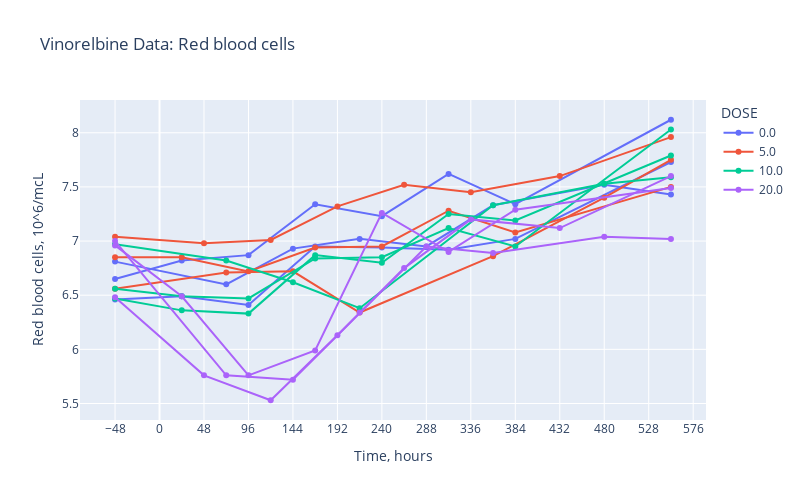
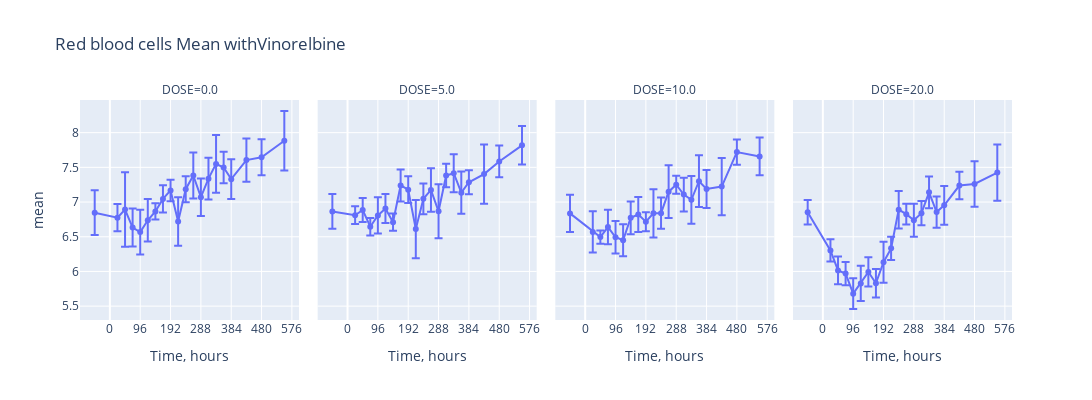

The notebook cell these images were saved under, in order:
### Code cell
# df_sample = df.loc[(df['ID'].isin(samples))]
for drug in drug_names:
    df_drug = df.loc[((df['DRUG'] == drug) | (df['DRUG'] == 'Controls'))&(df['YNAME'] == observation_name)]
    df_drug = df_drug.drop(df_drug[df_drug['OBS'] == '.'].index)
    df_drug['OBS'] = df_drug['OBS'].astype(float)
    df_sample = df_drug.loc[(df['ID'].isin(samples))]

    dose_unit = df_drug['UNIT'].values[0]
    
    x_label = "Time, hours"
    y_label = observation_name + ", " + dose_unit
    tick_distance = 48
    dose_categories = df_sample.DOSE.unique()
    
    fig = px.line(
        df_sample,
        title=drug + " Data: " + observation_name,
        x="TIME",
        y="OBS",
        line_group="ID",
        color="DOSE",
        width=800, 
        height=500,
        # category_orders = {"Dose":["0", "5", "10", "15"]},
        hover_data=list(df.columns))

    fig.update_xaxes(title_text=x_label, tick0=0, dtick=tick_distance)
    fig.update_yaxes(title_text=y_label)
    fig.update_traces(mode='markers+lines')
    fig.show()
    
    df_stats = df_drug[['TIME', 'DOSE', 'OBS']]
    df_stats = df_stats.groupby(["TIME", "DOSE"], as_index=False).filter(lambda x: len(x) > 1).groupby(["TIME", "DOSE"], as_index=False).agg({'OBS':['mean','std']})
    # print(df_stats)
    df_stats.columns = ['TIME', "DOSE", 'mean', 'std']
    # df_view = df_drug.loc[((24 <= df_drug['TIME'])& (df_drug['TIME']<= 72))]
    # print(df_view)

    fig = px.scatter(
        df_stats,
        title=observation_name + " Mean with" + drug,
        x="TIME",
        y="mean",
        error_y = "std",
        #line_group="ID",
        facet_col="DOSE", 
        # color="DOSE",
        width=1200, 
        height=400,
        # category_orders = {"Dose":["0", "5", "10", "15"]},
        # hover_data=list(df_stats.columns)
    )

    fig.update_xaxes(title_text=x_label, tick0=0, dtick=2*tick_distance)
    # fig.update_yaxes(title_text=y_label)
    fig.update_traces(mode='markers+lines')
    fig.show()

### Figure 1 — Plotly figure (JSON) as saved in the notebook; plotly's stock layout.template omitted (floating-point values rounded to 4 significant figures)
{"data": [{"customdata": [["Controls", 0, 5063, "hours", 0, 0, ".", ".", 0.1965, "10^6/mcL", 2, "Red blood cells", 0, "0470-2008", "Rat", "Male"], ["Controls", 0, 5063, "hours", 0, 0, ".", ".", 0.1965, "10^6/mcL", 2, "Red blood cells", 0, "0470-2008", "Rat", "Male"], ["Controls", 0, 5063, "hours", 0, 0, ".", ".", 0.1965, "10^6/mcL", 2, "Red blood cells", 0, "0470-2008", "Rat", "Male"], ["Controls", 0, 5063, "hours", 0, 0, ".", ".", 0.1965, "10^6/mcL", 2, "Red blood cells", 0, "0470-2008", "Rat", "Male"], ["Controls", 0, 5063, "hours", 0, 0, ".", ".", 0.1965, "10^6/mcL", 2, "Red blood cells", 0, "0470-2008", "Rat", "Male"], ["Controls", 0, 5063, "hours", 0, 0, ".", ".", 0.1965, "10^6/mcL", 2, "Red blood cells", 0, "0470-2008", "Rat", "Male"], ["Controls", 0, 5063, "hours", 0, 0, ".", ".", 0.1965, "10^6/mcL", 2, "Red blood cells", 0, "0470-2008", "Rat", "Male"], ["Controls", 0, 5063, "hours", 0, 0, ".", ".", 0.1965, "10^6/mcL", 2, "Red blood cells", 0, "0470-2008", "Rat", "Male"]], "hovertemplate": "DOSE=%{customdata[1]}<br>ID=%{customdata[2]}<br>TIME=%{x}<br>OBS=%{y}<br>DRUG=%{customdata[0]}<br>TIME_UNIT=%{customdata[3]}<br>EVID=%{customdata[4]}<br>CENS=%{customdata[5]}<br>AMT=%{customdata[6]}<br>TINF=%{customdata[7]}<br>WT=%{customdata[8]}<br>UNIT=%{customdata[9]}<br>YTYPE=%{customdata[10]}<br>YNAME=%{customdata[11]}<br>MDV=%{customdata[12]}<br>STUDY=%{customdata[13]}<br>SPECIES=%{customdata[14]}<br>SEX=%{customdata[15]}<extra></extra>", "legendgroup": "0.0", "line": {"color": "#636efa", "dash": "solid"}, "mode": "markers+lines", "name": "0.0", "orientation": "v", "showlegend": true, "type": "scatter", "x": [-48, 24, 96, 168, 240, 312, 384, 552], "xaxis": "x", "y": [6.65, 6.82, 6.87, 7.34, 7.23, 7.62, 7.34, 8.12], "yaxis": "y"}, {"customdata": [["Controls", 0, 5064, "hours", 0, 0, ".", ".", 0.2028, "10^6/mcL", 2, "Red blood cells", 0, "0470-2008", "Rat", "Male"], ["Controls", 0, 5064, "hours", 0, 0, ".", ".", 0.2028, "10^6/mcL", 2, "Red blood cells", 0, "0470-2008", "Rat", "Male"], ["Controls", 0, 5064, "hours", 0, 0, ".", ".", 0.2028, "10^6/mcL", 2, "Red blood cells", 0, "0470-2008", "Rat", "Male"], ["Controls", 0, 5064, "hours", 0, 0, ".", ".", 0.2028, "10^6/mcL", 2, "Red blood cells", 0, "0470-2008", "Rat", "Male"], ["Controls", 0, 5064, "hours", 0, 0, ".", ".", 0.2028, "10^6/mcL", 2, "Red blood cells", 0, "0470-2008", "Rat", "Male"], ["Controls", 0, 5064, "hours", 0, 0, ".", ".", 0.2028, "10^6/mcL", 2, "Red blood cells", 0, "0470-2008", "Rat", "Male"], ["Controls", 0, 5064, "hours", 0, 0, ".", ".", 0.2028, "10^6/mcL", 2, "Red blood cells", 0, "0470-2008", "Rat", "Male"], ["Controls", 0, 5064, "hours", 0, 0, ".", ".", 0.2028, "10^6/mcL", 2, "Red blood cells", 0, "0470-2008", "Rat", "Male"]], "hovertemplate": "DOSE=%{customdata[1]}<br>ID=%{customdata[2]}<br>TIME=%{x}<br>OBS=%{y}<br>DRUG=%{customdata[0]}<br>TIME_UNIT=%{customdata[3]}<br>EVID=%{customdata[4]}<br>CENS=%{customdata[5]}<br>AMT=%{customdata[6]}<br>TINF=%{customdata[7]}<br>WT=%{customdata[8]}<br>UNIT=%{customdata[9]}<br>YTYPE=%{customdata[10]}<br>YNAME=%{customdata[11]}<br>MDV=%{customdata[12]}<br>STUDY=%{customdata[13]}<br>SPECIES=%{customdata[14]}<br>SEX=%{customdata[15]}<extra></extra>", "legendgroup": "0.0", "line": {"color": "#636efa", "dash": "solid"}, "mode": "markers+lines", "name": "0.0", "orientation": "v", "showlegend": false, "type": "scatter", "x": [-48, 24, 96, 168, 240, 312, 384, 552], "xaxis": "x", "y": [6.46, 6.49, 6.41, 6.95, 6.94, 6.92, 7.02, 7.73], "yaxis": "y"}, {"customdata": [["Controls", 0, 5072, "hours", 0, 0, ".", ".", 0.2062, "10^6/mcL", 2, "Red blood cells", 0, "0470-2008", "Rat", "Male"], ["Controls", 0, 5072, "hours", 0, 0, ".", ".", 0.2062, "10^6/mcL", 2, "Red blood cells", 0, "0470-2008", "Rat", "Male"], ["Controls", 0, 5072, "hours", 0, 0, ".", ".", 0.2062, "10^6/mcL", 2, "Red blood cells", 0, "0470-2008", "Rat", "Male"], ["Controls", 0, 5072, "hours", 0, 0, ".", ".", 0.2062, "10^6/mcL", 2, "Red blood cells", 0, "0470-2008", "Rat", "Male"], ["Controls", 0, 5072, "hours", 0, 0, ".", ".", 0.2062, "10^6/mcL", 2, "Red blood cells", 0, "0470-2008", "Rat", "Male"], ["Controls", 0, 5072, "hours", 0, 0, ".", ".", 0.2062, "10^6/mcL", 2, "Red blood cells", 0, "0470-2008", "Rat", "Male"], ["Controls", 0, 5072, "hours", 0, 0, ".", ".", 0.2062, "10^6/mcL", 2, "Red blood cells", 0, "0470-2008", "Rat", "Male"], ["Controls", 0, 5072, "hours", 0, 0, ".", ".", 0.2062, "10^6/mcL", 2, "Red blood cells", 0, "0470-2008", "Rat", "Male"]], "hovertemplate": "DOSE=%{customdata[1]}<br>ID=%{customdata[2]}<br>TIME=%{x}<br>OBS=%{y}<br>DRUG=%{customdata[0]}<br>TIME_UNIT=%{customdata[3]}<br>EVID=%{customdata[4]}<br>CENS=%{customdata[5]}<br>AMT=%{customdata[6]}<br>TINF=%{customdata[7]}<br>WT=%{customdata[8]}<br>UNIT=%{customdata[9]}<br>YTYPE=%{customdata[10]}<br>YNAME=%{customdata[11]}<br>MDV=%{customdata[12]}<br>STUDY=%{customdata[13]}<br>SPECIES=%{customdata[14]}<br>SEX=%{customdata[15]}<extra></extra>", "legendgroup": "0.0", "line": {"color": "#636efa", "dash": "solid"}, "mode": "markers+lines", "name": "0.0", "orientation": "v", "showlegend": false, "type": "scatter", "x": [-48, 72, 144, 216, 288, 360, 480, 552], "xaxis": "x", "y": [6.81, 6.6, 6.93, 7.02, 6.95, 7.33, 7.52, 7.43], "yaxis": "y"}, {"customdata": [["Vinorelbine", 5, 5074, "hours", 0, 0, ".", ".", 0.1805, "10^6/mcL", 2, "Red blood cells", 0, "0470-2008", "Rat", "Male"], ["Vinorelbine", 5, 5074, "hours", 0, 0, ".", ".", 0.1805, "10^6/mcL", 2, "Red blood cells", 0, "0470-2008", "Rat", "Male"], ["Vinorelbine", 5, 5074, "hours", 0, 0, ".", ".", 0.1805, "10^6/mcL", 2, "Red blood cells", 0, "0470-2008", "Rat", "Male"], ["Vinorelbine", 5, 5074, "hours", 0, 0, ".", ".", 0.1805, "10^6/mcL", 2, "Red blood cells", 0, "0470-2008", "Rat", "Male"], ["Vinorelbine", 5, 5074, "hours", 0, 0, ".", ".", 0.1805, "10^6/mcL", 2, "Red blood cells", 0, "0470-2008", "Rat", "Male"], ["Vinorelbine", 5, 5074, "hours", 0, 0, ".", ".", 0.1805, "10^6/mcL", 2, "Red blood cells", 0, "0470-2008", "Rat", "Male"], ["Vinorelbine", 5, 5074, "hours", 0, 0, ".", ".", 0.1805, "10^6/mcL", 2, "Red blood cells", 0, "0470-2008", "Rat", "Male"], ["Vinorelbine", 5, 5074, "hours", 0, 0, ".", ".", 0.1805, "10^6/mcL", 2, "Red blood cells", 0, "0470-2008", "Rat", "Male"]], "hovertemplate": "DOSE=%{customdata[1]}<br>ID=%{customdata[2]}<br>TIME=%{x}<br>OBS=%{y}<br>DRUG=%{customdata[0]}<br>TIME_UNIT=%{customdata[3]}<br>EVID=%{customdata[4]}<br>CENS=%{customdata[5]}<br>AMT=%{customdata[6]}<br>TINF=%{customdata[7]}<br>WT=%{customdata[8]}<br>UNIT=%{customdata[9]}<br>YTYPE=%{customdata[10]}<br>YNAME=%{customdata[11]}<br>MDV=%{customdata[12]}<br>STUDY=%{customdata[13]}<br>SPECIES=%{customdata[14]}<br>SEX=%{customdata[15]}<extra></extra>", "legendgroup": "5.0", "line": {"color": "#EF553B", "dash": "solid"}, "mode": "markers+lines", "name": "5.0", "orientation": "v", "showlegend": true, "type": "scatter", "x": [-48, 24, 96, 168, 240, 312, 384, 552], "xaxis": "x", "y": [6.85, 6.85, 6.72, 6.94, 6.95, 7.28, 7.08, 7.5], "yaxis": "y"}, {"customdata": [["Vinorelbine", 5, 5077, "hours", 0, 0, ".", ".", 0.189, "10^6/mcL", 2, "Red blood cells", 0, "0470-2008", "Rat", "Male"], ["Vinorelbine", 5, 5077, "hours", 0, 0, ".", ".", 0.189, "10^6/mcL", 2, "Red blood cells", 0, "0470-2008", "Rat", "Male"], ["Vinorelbine", 5, 5077, "hours", 0, 0, ".", ".", 0.189, "10^6/mcL", 2, "Red blood cells", 0, "0470-2008", "Rat", "Male"], ["Vinorelbine", 5, 5077, "hours", 0, 0, ".", ".", 0.189, "10^6/mcL", 2, "Red blood cells", 0, "0470-2008", "Rat", "Male"], ["Vinorelbine", 5, 5077, "hours", 0, 0, ".", ".", 0.189, "10^6/mcL", 2, "Red blood cells", 0, "0470-2008", "Rat", "Male"], ["Vinorelbine", 5, 5077, "hours", 0, 0, ".", ".", 0.189, "10^6/mcL", 2, "Red blood cells", 0, "0470-2008", "Rat", "Male"], ["Vinorelbine", 5, 5077, "hours", 0, 0, ".", ".", 0.189, "10^6/mcL", 2, "Red blood cells", 0, "0470-2008", "Rat", "Male"], ["Vinorelbine", 5, 5077, "hours", 0, 0, ".", ".", 0.189, "10^6/mcL", 2, "Red blood cells", 0, "0470-2008", "Rat", "Male"]], "hovertemplate": "DOSE=%{customdata[1]}<br>ID=%{customdata[2]}<br>TIME=%{x}<br>OBS=%{y}<br>DRUG=%{customdata[0]}<br>TIME_UNIT=%{customdata[3]}<br>EVID=%{customdata[4]}<br>CENS=%{customdata[5]}<br>AMT=%{customdata[6]}<br>TINF=%{customdata[7]}<br>WT=%{customdata[8]}<br>UNIT=%{customdata[9]}<br>YTYPE=%{customdata[10]}<br>YNAME=%{customdata[11]}<br>MDV=%{customdata[12]}<br>STUDY=%{customdata[13]}<br>SPECIES=%{customdata[14]}<br>SEX=%{customdata[15]}<extra></extra>", "legendgroup": "5.0", "line": {"color": "#EF553B", "dash": "solid"}, "mode": "markers+lines", "name": "5.0", "orientation": "v", "showlegend": false, "type": "scatter", "x": [-48, 48, 120, 192, 264, 336, 432, 552], "xaxis": "x", "y": [7.04, 6.98, 7.01, 7.32, 7.52, 7.45, 7.6, 7.96], "yaxis": "y"}, {"customdata": [["Vinorelbine", 5, 5081, "hours", 0, 0, ".", ".", 0.2049, "10^6/mcL", 2, "Red blood cells", 0, "0470-2008", "Rat", "Male"], ["Vinorelbine", 5, 5081, "hours", 0, 0, ".", ".", 0.2049, "10^6/mcL", 2, "Red blood cells", 0, "0470-2008", "Rat", "Male"], ["Vinorelbine", 5, 5081, "hours", 0, 0, ".", ".", 0.2049, "10^6/mcL", 2, "Red blood cells", 0, "0470-2008", "Rat", "Male"], ["Vinorelbine", 5, 5081, "hours", 0, 0, ".", ".", 0.2049, "10^6/mcL", 2, "Red blood cells", 0, "0470-2008", "Rat", "Male"], ["Vinorelbine", 5, 5081, "hours", 0, 0, ".", ".", 0.2049, "10^6/mcL", 2, "Red blood cells", 0, "0470-2008", "Rat", "Male"], ["Vinorelbine", 5, 5081, "hours", 0, 0, ".", ".", 0.2049, "10^6/mcL", 2, "Red blood cells", 0, "0470-2008", "Rat", "Male"], ["Vinorelbine", 5, 5081, "hours", 0, 0, ".", ".", 0.2049, "10^6/mcL", 2, "Red blood cells", 0, "0470-2008", "Rat", "Male"]], "hovertemplate": "DOSE=%{customdata[1]}<br>ID=%{customdata[2]}<br>TIME=%{x}<br>OBS=%{y}<br>DRUG=%{customdata[0]}<br>TIME_UNIT=%{customdata[3]}<br>EVID=%{customdata[4]}<br>CENS=%{customdata[5]}<br>AMT=%{customdata[6]}<br>TINF=%{customdata[7]}<br>WT=%{customdata[8]}<br>UNIT=%{customdata[9]}<br>YTYPE=%{customdata[10]}<br>YNAME=%{customdata[11]}<br>MDV=%{customdata[12]}<br>STUDY=%{customdata[13]}<br>SPECIES=%{customdata[14]}<br>SEX=%{customdata[15]}<extra></extra>", "legendgroup": "5.0", "line": {"color": "#EF553B", "dash": "solid"}, "mode": "markers+lines", "name": "5.0", "orientation": "v", "showlegend": false, "type": "scatter", "x": [-48, 72, 144, 216, 360, 480, 552], "xaxis": "x", "y": [6.56, 6.71, 6.72, 6.34, 6.86, 7.4, 7.75], "yaxis": "y"}, {"customdata": [["Vinorelbine", 10, 5086, "hours", 0, 0, ".", ".", 0.2124, "10^6/mcL", 2, "Red blood cells", 0, "0470-2008", "Rat", "Male"], ["Vinorelbine", 10, 5086, "hours", 0, 0, ".", ".", 0.2124, "10^6/mcL", 2, "Red blood cells", 0, "0470-2008", "Rat", "Male"], ["Vinorelbine", 10, 5086, "hours", 0, 0, ".", ".", 0.2124, "10^6/mcL", 2, "Red blood cells", 0, "0470-2008", "Rat", "Male"], ["Vinorelbine", 10, 5086, "hours", 0, 0, ".", ".", 0.2124, "10^6/mcL", 2, "Red blood cells", 0, "0470-2008", "Rat", "Male"], ["Vinorelbine", 10, 5086, "hours", 0, 0, ".", ".", 0.2124, "10^6/mcL", 2, "Red blood cells", 0, "0470-2008", "Rat", "Male"], ["Vinorelbine", 10, 5086, "hours", 0, 0, ".", ".", 0.2124, "10^6/mcL", 2, "Red blood cells", 0, "0470-2008", "Rat", "Male"], ["Vinorelbine", 10, 5086, "hours", 0, 0, ".", ".", 0.2124, "10^6/mcL", 2, "Red blood cells", 0, "0470-2008", "Rat", "Male"], ["Vinorelbine", 10, 5086, "hours", 0, 0, ".", ".", 0.2124, "10^6/mcL", 2, "Red blood cells", 0, "0470-2008", "Rat", "Male"]], "hovertemplate": "DOSE=%{customdata[1]}<br>ID=%{customdata[2]}<br>TIME=%{x}<br>OBS=%{y}<br>DRUG=%{customdata[0]}<br>TIME_UNIT=%{customdata[3]}<br>EVID=%{customdata[4]}<br>CENS=%{customdata[5]}<br>AMT=%{customdata[6]}<br>TINF=%{customdata[7]}<br>WT=%{customdata[8]}<br>UNIT=%{customdata[9]}<br>YTYPE=%{customdata[10]}<br>YNAME=%{customdata[11]}<br>MDV=%{customdata[12]}<br>STUDY=%{customdata[13]}<br>SPECIES=%{customdata[14]}<br>SEX=%{customdata[15]}<extra></extra>", "legendgroup": "10.0", "line": {"color": "#00cc96", "dash": "solid"}, "mode": "markers+lines", "name": "10.0", "orientation": "v", "showlegend": true, "type": "scatter", "x": [-48, 24, 96, 168, 240, 312, 384, 552], "xaxis": "x", "y": [6.47, 6.36, 6.33, 6.87, 6.8, 7.25, 7.19, 7.79], "yaxis": "y"}, {"customdata": [["Vinorelbine", 10, 5087, "hours", 0, 0, ".", ".", 0.217, "10^6/mcL", 2, "Red blood cells", 0, "0470-2008", "Rat", "Male"], ["Vinorelbine", 10, 5087, "hours", 0, 0, ".", ".", 0.217, "10^6/mcL", 2, "Red blood cells", 0, "0470-2008", "Rat", "Male"], ["Vinorelbine", 10, 5087, "hours", 0, 0, ".", ".", 0.217, "10^6/mcL", 2, "Red blood cells", 0, "0470-2008", "Rat", "Male"], ["Vinorelbine", 10, 5087, "hours", 0, 0, ".", ".", 0.217, "10^6/mcL", 2, "Red blood cells", 0, "0470-2008", "Rat", "Male"], ["Vinorelbine", 10, 5087, "hours", 0, 0, ".", ".", 0.217, "10^6/mcL", 2, "Red blood cells", 0, "0470-2008", "Rat", "Male"], ["Vinorelbine", 10, 5087, "hours", 0, 0, ".", ".", 0.217, "10^6/mcL", 2, "Red blood cells", 0, "0470-2008", "Rat", "Male"], ["Vinorelbine", 10, 5087, "hours", 0, 0, ".", ".", 0.217, "10^6/mcL", 2, "Red blood cells", 0, "0470-2008", "Rat", "Male"], ["Vinorelbine", 10, 5087, "hours", 0, 0, ".", ".", 0.217, "10^6/mcL", 2, "Red blood cells", 0, "0470-2008", "Rat", "Male"]], "hovertemplate": "DOSE=%{customdata[1]}<br>ID=%{customdata[2]}<br>TIME=%{x}<br>OBS=%{y}<br>DRUG=%{customdata[0]}<br>TIME_UNIT=%{customdata[3]}<br>EVID=%{customdata[4]}<br>CENS=%{customdata[5]}<br>AMT=%{customdata[6]}<br>TINF=%{customdata[7]}<br>WT=%{customdata[8]}<br>UNIT=%{customdata[9]}<br>YTYPE=%{customdata[10]}<br>YNAME=%{customdata[11]}<br>MDV=%{customdata[12]}<br>STUDY=%{customdata[13]}<br>SPECIES=%{customdata[14]}<br>SEX=%{customdata[15]}<extra></extra>", "legendgroup": "10.0", "line": {"color": "#00cc96", "dash": "solid"}, "mode": "markers+lines", "name": "10.0", "orientation": "v", "showlegend": false, "type": "scatter", "x": [-48, 24, 96, 168, 240, 312, 384, 552], "xaxis": "x", "y": [6.56, 6.49, 6.47, 6.84, 6.85, 7.12, 6.95, 8.03], "yaxis": "y"}, {"customdata": [["Vinorelbine", 10, 5094, "hours", 0, 0, ".", ".", 0.1948, "10^6/mcL", 2, "Red blood cells", 0, "0470-2008", "Rat", "Male"], ["Vinorelbine", 10, 5094, "hours", 0, 0, ".", ".", 0.1948, "10^6/mcL", 2, "Red blood cells", 0, "0470-2008", "Rat", "Male"], ["Vinorelbine", 10, 5094, "hours", 0, 0, ".", ".", 0.1948, "10^6/mcL", 2, "Red blood cells", 0, "0470-2008", "Rat", "Male"], ["Vinorelbine", 10, 5094, "hours", 0, 0, ".", ".", 0.1948, "10^6/mcL", 2, "Red blood cells", 0, "0470-2008", "Rat", "Male"], ["Vinorelbine", 10, 5094, "hours", 0, 0, ".", ".", 0.1948, "10^6/mcL", 2, "Red blood cells", 0, "0470-2008", "Rat", "Male"], ["Vinorelbine", 10, 5094, "hours", 0, 0, ".", ".", 0.1948, "10^6/mcL", 2, "Red blood cells", 0, "0470-2008", "Rat", "Male"], ["Vinorelbine", 10, 5094, "hours", 0, 0, ".", ".", 0.1948, "10^6/mcL", 2, "Red blood cells", 0, "0470-2008", "Rat", "Male"]], "hovertemplate": "DOSE=%{customdata[1]}<br>ID=%{customdata[2]}<br>TIME=%{x}<br>OBS=%{y}<br>DRUG=%{customdata[0]}<br>TIME_UNIT=%{customdata[3]}<br>EVID=%{customdata[4]}<br>CENS=%{customdata[5]}<br>AMT=%{customdata[6]}<br>TINF=%{customdata[7]}<br>WT=%{customdata[8]}<br>UNIT=%{customdata[9]}<br>YTYPE=%{customdata[10]}<br>YNAME=%{customdata[11]}<br>MDV=%{customdata[12]}<br>STUDY=%{customdata[13]}<br>SPECIES=%{customdata[14]}<br>SEX=%{customdata[15]}<extra></extra>", "legendgroup": "10.0", "line": {"color": "#00cc96", "dash": "solid"}, "mode": "markers+lines", "name": "10.0", "orientation": "v", "showlegend": false, "type": "scatter", "x": [-48, 72, 144, 216, 360, 480, 552], "xaxis": "x", "y": [6.97, 6.82, 6.62, 6.38, 7.33, 7.53, 7.59], "yaxis": "y"}, {"customdata": [["Vinorelbine", 20, 5099, "hours", 0, 0, ".", ".", 0.2024, "10^6/mcL", 2, "Red blood cells", 0, "0470-2008", "Rat", "Male"], ["Vinorelbine", 20, 5099, "hours", 0, 0, ".", ".", 0.2024, "10^6/mcL", 2, "Red blood cells", 0, "0470-2008", "Rat", "Male"], ["Vinorelbine", 20, 5099, "hours", 0, 0, ".", ".", 0.2024, "10^6/mcL", 2, "Red blood cells", 0, "0470-2008", "Rat", "Male"], ["Vinorelbine", 20, 5099, "hours", 0, 0, ".", ".", 0.2024, "10^6/mcL", 2, "Red blood cells", 0, "0470-2008", "Rat", "Male"], ["Vinorelbine", 20, 5099, "hours", 0, 0, ".", ".", 0.2024, "10^6/mcL", 2, "Red blood cells", 0, "0470-2008", "Rat", "Male"], ["Vinorelbine", 20, 5099, "hours", 0, 0, ".", ".", 0.2024, "10^6/mcL", 2, "Red blood cells", 0, "0470-2008", "Rat", "Male"], ["Vinorelbine", 20, 5099, "hours", 0, 0, ".", ".", 0.2024, "10^6/mcL", 2, "Red blood cells", 0, "0470-2008", "Rat", "Male"], ["Vinorelbine", 20, 5099, "hours", 0, 0, ".", ".", 0.2024, "10^6/mcL", 2, "Red blood cells", 0, "0470-2008", "Rat", "Male"]], "hovertemplate": "DOSE=%{customdata[1]}<br>ID=%{customdata[2]}<br>TIME=%{x}<br>OBS=%{y}<br>DRUG=%{customdata[0]}<br>TIME_UNIT=%{customdata[3]}<br>EVID=%{customdata[4]}<br>CENS=%{customdata[5]}<br>AMT=%{customdata[6]}<br>TINF=%{customdata[7]}<br>WT=%{customdata[8]}<br>UNIT=%{customdata[9]}<br>YTYPE=%{customdata[10]}<br>YNAME=%{customdata[11]}<br>MDV=%{customdata[12]}<br>STUDY=%{customdata[13]}<br>SPECIES=%{customdata[14]}<br>SEX=%{customdata[15]}<extra></extra>", "legendgroup": "20.0", "line": {"color": "#ab63fa", "dash": "solid"}, "mode": "markers+lines", "name": "20.0", "orientation": "v", "showlegend": true, "type": "scatter", "x": [-48, 24, 96, 168, 240, 312, 384, 552], "xaxis": "x", "y": [6.96, 6.49, 5.76, 5.99, 7.26, 6.9, 7.29, 7.49], "yaxis": "y"}, {"customdata": [["Vinorelbine", 20, 5102, "hours", 0, 0, ".", ".", 0.2055, "10^6/mcL", 2, "Red blood cells", 0, "0470-2008", "Rat", "Male"], ["Vinorelbine", 20, 5102, "hours", 0, 0, ".", ".", 0.2055, "10^6/mcL", 2, "Red blood cells", 0, "0470-2008", "Rat", "Male"], ["Vinorelbine", 20, 5102, "hours", 0, 0, ".", ".", 0.2055, "10^6/mcL", 2, "Red blood cells", 0, "0470-2008", "Rat", "Male"], ["Vinorelbine", 20, 5102, "hours", 0, 0, ".", ".", 0.2055, "10^6/mcL", 2, "Red blood cells", 0, "0470-2008", "Rat", "Male"], ["Vinorelbine", 20, 5102, "hours", 0, 0, ".", ".", 0.2055, "10^6/mcL", 2, "Red blood cells", 0, "0470-2008", "Rat", "Male"], ["Vinorelbine", 20, 5102, "hours", 0, 0, ".", ".", 0.2055, "10^6/mcL", 2, "Red blood cells", 0, "0470-2008", "Rat", "Male"], ["Vinorelbine", 20, 5102, "hours", 0, 0, ".", ".", 0.2055, "10^6/mcL", 2, "Red blood cells", 0, "0470-2008", "Rat", "Male"], ["Vinorelbine", 20, 5102, "hours", 0, 0, ".", ".", 0.2055, "10^6/mcL", 2, "Red blood cells", 0, "0470-2008", "Rat", "Male"]], "hovertemplate": "DOSE=%{customdata[1]}<br>ID=%{customdata[2]}<br>TIME=%{x}<br>OBS=%{y}<br>DRUG=%{customdata[0]}<br>TIME_UNIT=%{customdata[3]}<br>EVID=%{customdata[4]}<br>CENS=%{customdata[5]}<br>AMT=%{customdata[6]}<br>TINF=%{customdata[7]}<br>WT=%{customdata[8]}<br>UNIT=%{customdata[9]}<br>YTYPE=%{customdata[10]}<br>YNAME=%{customdata[11]}<br>MDV=%{customdata[12]}<br>STUDY=%{customdata[13]}<br>SPECIES=%{customdata[14]}<br>SEX=%{customdata[15]}<extra></extra>", "legendgroup": "20.0", "line": {"color": "#ab63fa", "dash": "solid"}, "mode": "markers+lines", "name": "20.0", "orientation": "v", "showlegend": false, "type": "scatter", "x": [-48, 48, 120, 192, 264, 336, 432, 552], "xaxis": "x", "y": [6.48, 5.76, 5.53, 6.13, 6.75, 7.2, 7.12, 7.6], "yaxis": "y"}, {"customdata": [["Vinorelbine", 20, 5108, "hours", 0, 0, ".", ".", 0.206, "10^6/mcL", 2, "Red blood cells", 0, "0470-2008", "Rat", "Male"], ["Vinorelbine", 20, 5108, "hours", 0, 0, ".", ".", 0.206, "10^6/mcL", 2, "Red blood cells", 0, "0470-2008", "Rat", "Male"], ["Vinorelbine", 20, 5108, "hours", 0, 0, ".", ".", 0.206, "10^6/mcL", 2, "Red blood cells", 0, "0470-2008", "Rat", "Male"], ["Vinorelbine", 20, 5108, "hours", 0, 0, ".", ".", 0.206, "10^6/mcL", 2, "Red blood cells", 0, "0470-2008", "Rat", "Male"], ["Vinorelbine", 20, 5108, "hours", 0, 0, ".", ".", 0.206, "10^6/mcL", 2, "Red blood cells", 0, "0470-2008", "Rat", "Male"], ["Vinorelbine", 20, 5108, "hours", 0, 0, ".", ".", 0.206, "10^6/mcL", 2, "Red blood cells", 0, "0470-2008", "Rat", "Male"], ["Vinorelbine", 20, 5108, "hours", 0, 0, ".", ".", 0.206, "10^6/mcL", 2, "Red blood cells", 0, "0470-2008", "Rat", "Male"], ["Vinorelbine", 20, 5108, "hours", 0, 0, ".", ".", 0.206, "10^6/mcL", 2, "Red blood cells", 0, "0470-2008", "Rat", "Male"]], "hovertemplate": "DOSE=%{customdata[1]}<br>ID=%{customdata[2]}<br>TIME=%{x}<br>OBS=%{y}<br>DRUG=%{customdata[0]}<br>TIME_UNIT=%{customdata[3]}<br>EVID=%{customdata[4]}<br>CENS=%{customdata[5]}<br>AMT=%{customdata[6]}<br>TINF=%{customdata[7]}<br>WT=%{customdata[8]}<br>UNIT=%{customdata[9]}<br>YTYPE=%{customdata[10]}<br>YNAME=%{customdata[11]}<br>MDV=%{customdata[12]}<br>STUDY=%{customdata[13]}<br>SPECIES=%{customdata[14]}<br>SEX=%{customdata[15]}<extra></extra>", "legendgroup": "20.0", "line": {"color": "#ab63fa", "dash": "solid"}, "mode": "markers+lines", "name": "20.0", "orientation": "v", "showlegend": false, "type": "scatter", "x": [-48, 72, 144, 216, 288, 360, 480, 552], "xaxis": "x", "y": [7, 5.76, 5.72, 6.34, 6.95, 6.89, 7.04, 7.02], "yaxis": "y"}], "layout": {"height": 500, "legend": {"title": {"text": "DOSE"}, "tracegroupgap": 0}, "title": {"text": "Vinorelbine Data: Red blood cells"}, "width": 800, "xaxis": {"anchor": "y", "domain": [0, 1], "dtick": 48, "tick0": 0, "title": {"text": "Time, hours"}}, "yaxis": {"anchor": "x", "domain": [0, 1], "title": {"text": "Red blood cells, 10^6/mcL"}}}}

### Figure 2 — Plotly figure (JSON) as saved in the notebook; plotly's stock layout.template omitted (floating-point values rounded to 4 significant figures)
{"data": [{"error_y": {"array": [0.323, 0.1967, 0.5368, 0.2744, 0.3229, 0.3067, 0.117, 0.1971, 0.1544, 0.349, 0.1863, 0.3323, 0.2707, 0.3009, 0.4158, 0.2256, 0.2869, 0.312, 0.2583, 0.4286]}, "hovertemplate": "DOSE=0.0<br>TIME=%{x}<br>mean=%{y}<extra></extra>", "legendgroup": "", "marker": {"color": "#636efa", "symbol": "circle"}, "mode": "markers+lines", "name": "", "orientation": "v", "showlegend": false, "type": "scatter", "x": [-48, 24, 48, 72, 96, 120, 144, 168, 192, 216, 240, 264, 288, 312, 336, 360, 384, 432, 480, 552], "xaxis": "x", "y": [6.847, 6.775, 6.893, 6.633, 6.567, 6.738, 6.865, 7.045, 7.168, 6.72, 7.185, 7.383, 7.07, 7.338, 7.55, 7.498, 7.33, 7.605, 7.645, 7.883], "yaxis": "y"}, {"error_y": {"array": [0.2503, 0.1278, 0.1725, 0.1258, 0.2599, 0.2101, 0.1252, 0.2304, 0.1926, 0.4191, 0.2216, 0.313, 0.3884, 0.1706, 0.2723, 0.3039, 0.1725, 0.4262, 0.2281, 0.278]}, "hovertemplate": "DOSE=5.0<br>TIME=%{x}<br>mean=%{y}<extra></extra>", "legendgroup": "", "marker": {"color": "#636efa", "symbol": "circle"}, "mode": "markers+lines", "name": "", "orientation": "v", "showlegend": false, "type": "scatter", "x": [-48, 24, 48, 72, 96, 120, 144, 168, 192, 216, 240, 264, 288, 312, 336, 360, 384, 432, 480, 552], "xaxis": "x2", "y": [6.864, 6.81, 6.885, 6.645, 6.807, 6.907, 6.71, 7.24, 7.178, 6.61, 7.048, 7.175, 6.867, 7.383, 7.415, 7.135, 7.285, 7.402, 7.585, 7.818], "yaxis": "y2"}, {"error_y": {"array": [0.2693, 0.2981, 0.09678, 0.2475, 0.2339, 0.2304, 0.2361, 0.2526, 0.137, 0.3471, 0.2261, 0.3804, 0.13, 0.2438, 0.3436, 0.3726, 0.2735, 0.4134, 0.182, 0.272]}, "hovertemplate": "DOSE=10.0<br>TIME=%{x}<br>mean=%{y}<extra></extra>", "legendgroup": "", "marker": {"color": "#636efa", "symbol": "circle"}, "mode": "markers+lines", "name": "", "orientation": "v", "showlegend": false, "type": "scatter", "x": [-48, 24, 48, 72, 96, 120, 144, 168, 192, 216, 240, 264, 288, 312, 336, 360, 384, 432, 480, 552], "xaxis": "x3", "y": [6.837, 6.57, 6.495, 6.64, 6.492, 6.45, 6.772, 6.82, 6.718, 6.837, 6.84, 7.15, 7.25, 7.107, 7.032, 7.3, 7.188, 7.223, 7.72, 7.657], "yaxis": "y3"}, {"error_y": {"array": [0.1773, 0.1603, 0.2009, 0.1675, 0.2211, 0.2536, 0.2105, 0.2042, 0.2958, 0.1688, 0.2699, 0.1502, 0.2364, 0.1745, 0.2298, 0.2243, 0.2779, 0.1987, 0.3285, 0.405]}, "hovertemplate": "DOSE=20.0<br>TIME=%{x}<br>mean=%{y}<extra></extra>", "legendgroup": "", "marker": {"color": "#636efa", "symbol": "circle"}, "mode": "markers+lines", "name": "", "orientation": "v", "showlegend": false, "type": "scatter", "x": [-48, 24, 48, 72, 96, 120, 144, 168, 192, 216, 240, 264, 288, 312, 336, 360, 384, 432, 480, 552], "xaxis": "x4", "y": [6.853, 6.303, 6.015, 5.97, 5.68, 5.828, 5.992, 5.83, 6.133, 6.332, 6.89, 6.825, 6.737, 6.84, 7.14, 6.855, 6.952, 7.237, 7.26, 7.425], "yaxis": "y4"}], "layout": {"annotations": [{"font": {}, "showarrow": false, "text": "DOSE=0.0", "x": 0.1175, "xanchor": "center", "xref": "paper", "y": 1, "yanchor": "bottom", "yref": "paper"}, {"font": {}, "showarrow": false, "text": "DOSE=5.0", "x": 0.3725, "xanchor": "center", "xref": "paper", "y": 1, "yanchor": "bottom", "yref": "paper"}, {"font": {}, "showarrow": false, "text": "DOSE=10.0", "x": 0.6275, "xanchor": "center", "xref": "paper", "y": 1, "yanchor": "bottom", "yref": "paper"}, {"font": {}, "showarrow": false, "text": "DOSE=20.0", "x": 0.8825, "xanchor": "center", "xref": "paper", "y": 1, "yanchor": "bottom", "yref": "paper"}], "height": 400, "legend": {"tracegroupgap": 0}, "title": {"text": "Red blood cells Mean withVinorelbine"}, "width": 1200, "xaxis": {"anchor": "y", "domain": [0, 0.235], "dtick": 96, "tick0": 0, "title": {"text": "Time, hours"}}, "xaxis2": {"anchor": "y2", "domain": [0.255, 0.49], "dtick": 96, "matches": "x", "tick0": 0, "title": {"text": "Time, hours"}}, "xaxis3": {"anchor": "y3", "domain": [0.51, 0.745], "dtick": 96, "matches": "x", "tick0": 0, "title": {"text": "Time, hours"}}, "xaxis4": {"anchor": "y4", "domain": [0.765, 1.0], "dtick": 96, "matches": "x", "tick0": 0, "title": {"text": "Time, hours"}}, "yaxis": {"anchor": "x", "domain": [0, 1], "title": {"text": "mean"}}, "yaxis2": {"anchor": "x2", "domain": [0, 1], "matches": "y", "showticklabels": false}, "yaxis3": {"anchor": "x3", "domain": [0, 1], "matches": "y", "showticklabels": false}, "yaxis4": {"anchor": "x4", "domain": [0, 1], "matches": "y", "showticklabels": false}}}
